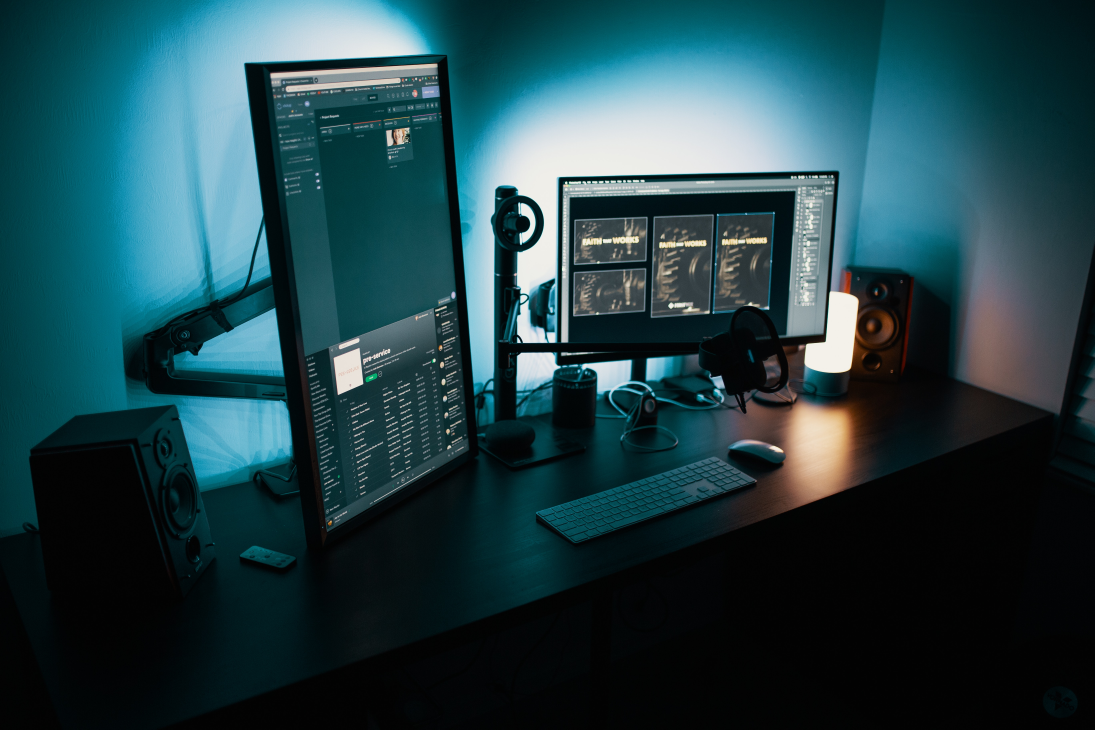
#> input picture Photos/14.jpg, 5472 x 3648 px, found by its file name (shown at 1/5 size); its folder holds 4 pictures in this run
$ jupyter execute NumPy-Images.ipynb   (older library calls are emulated)
#> lines starting #> are read from the running program, lines starting #| are printed output that depends on the picture
[cell 1]
import numpy as np
import os
import matplotlib.pyplot as plt
from PIL import Image

[cell 2]
arr = np.zeros(( 20, 200, 200, 3), dtype='int16')
x = 0

[cell 3]
rootDir = '.\Photos'
for dirName, subdirList, fileList in os.walk(rootDir):
    print(f'Found directory: {dirName}')
for fname in fileList:
    print(f'\t{fname}', end=' ')
    im = Image.open(dirName+'\\'+fname)
#> im is the input picture: PIL image 5472x3648 RGB; mean R, G, B 33.7, 65.9, 72.1
    print(f'Original Size = {im.size}', end=' ')
#| Original Size = (5472, 3648)
    im = im.resize((200,200), Image.ANTIALIAS)
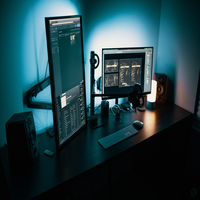
#> im: PIL image 200x200 RGB; mean R, G, B 33.8, 65.9, 72.1
    print(f'Resized into = {im.size}')
#| Resized into = (200, 200)
    arr[x] = np.array(im, dtype='int16')
    x +=1
#> pass 2 of the loop `for fname in fileList:`:
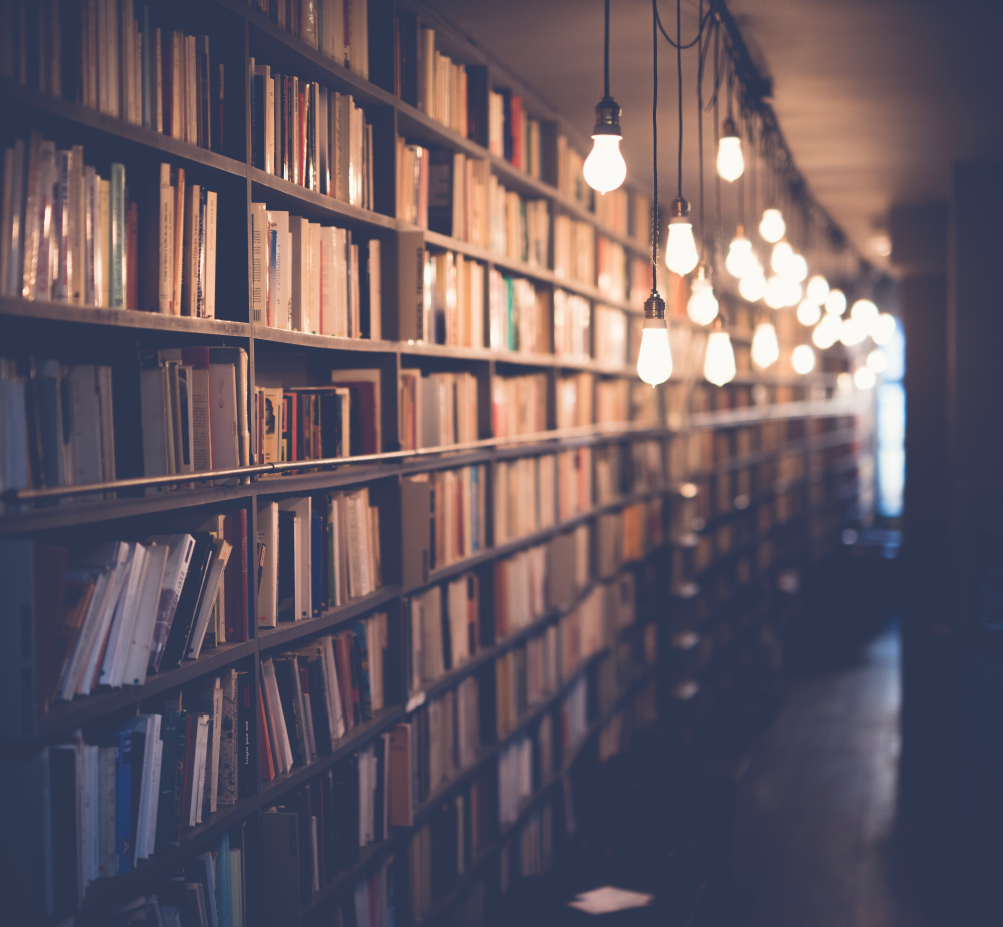
#> input picture Photos/10.jpg, 5013 x 4634 px, found by its file name (shown at 1/5 size)
#> im is the input picture: PIL image 5013x4634 RGB; mean R, G, B 101.5, 89, 97.5
#| Original Size = (5013, 4634)
#> `im = im.resize((200,200), Image.ANTIALIAS)`:
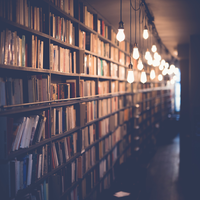
#> im: PIL image 200x200 RGB; mean R, G, B 101.5, 89, 97.5
#| Resized into = (200, 200)
#> pass 3 of the loop `for fname in fileList:`:
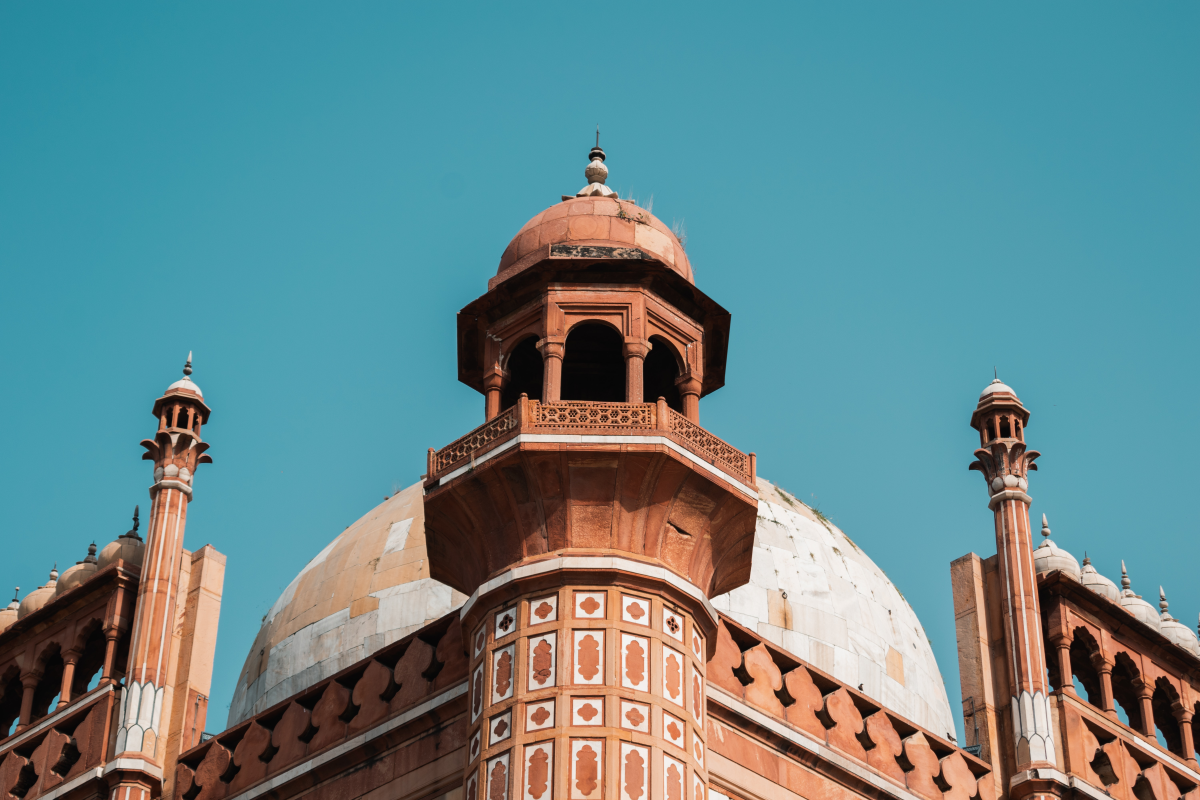
#> input picture Photos/1.jpg, 6000 x 4000 px, found by its file name (shown at 1/5 size)
#> im is the input picture: PIL image 6000x4000 RGB; mean R, G, B 101.4, 136, 140
#| Original Size = (6000, 4000)
#> `im = im.resize((200,200), Image.ANTIALIAS)`:
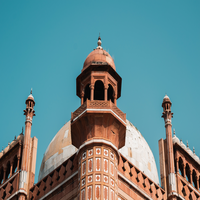
#> im: PIL image 200x200 RGB; mean R, G, B 101.5, 136, 140
#| Resized into = (200, 200)
#> the loop made 4 passes; the first 3 are shown
